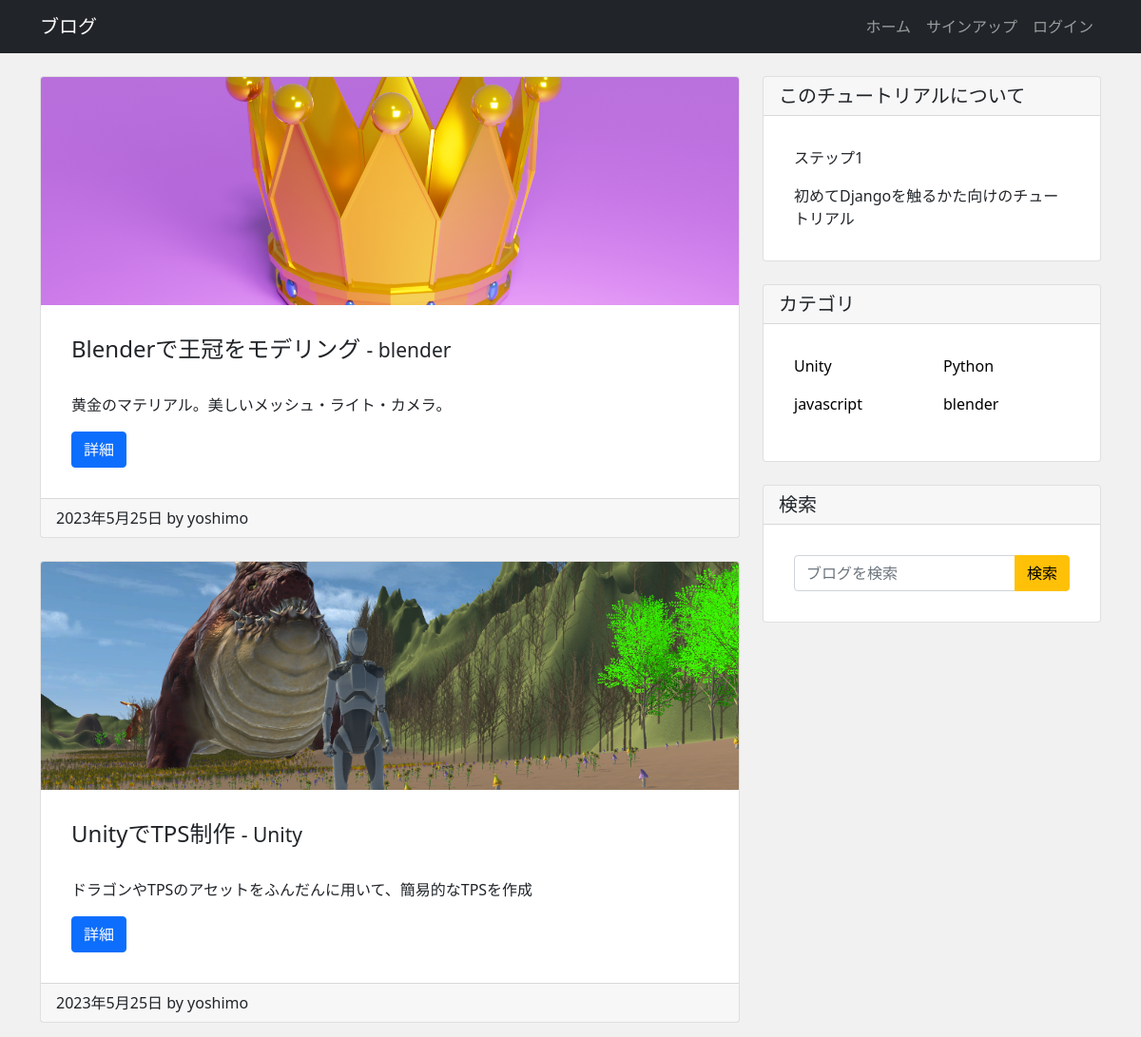
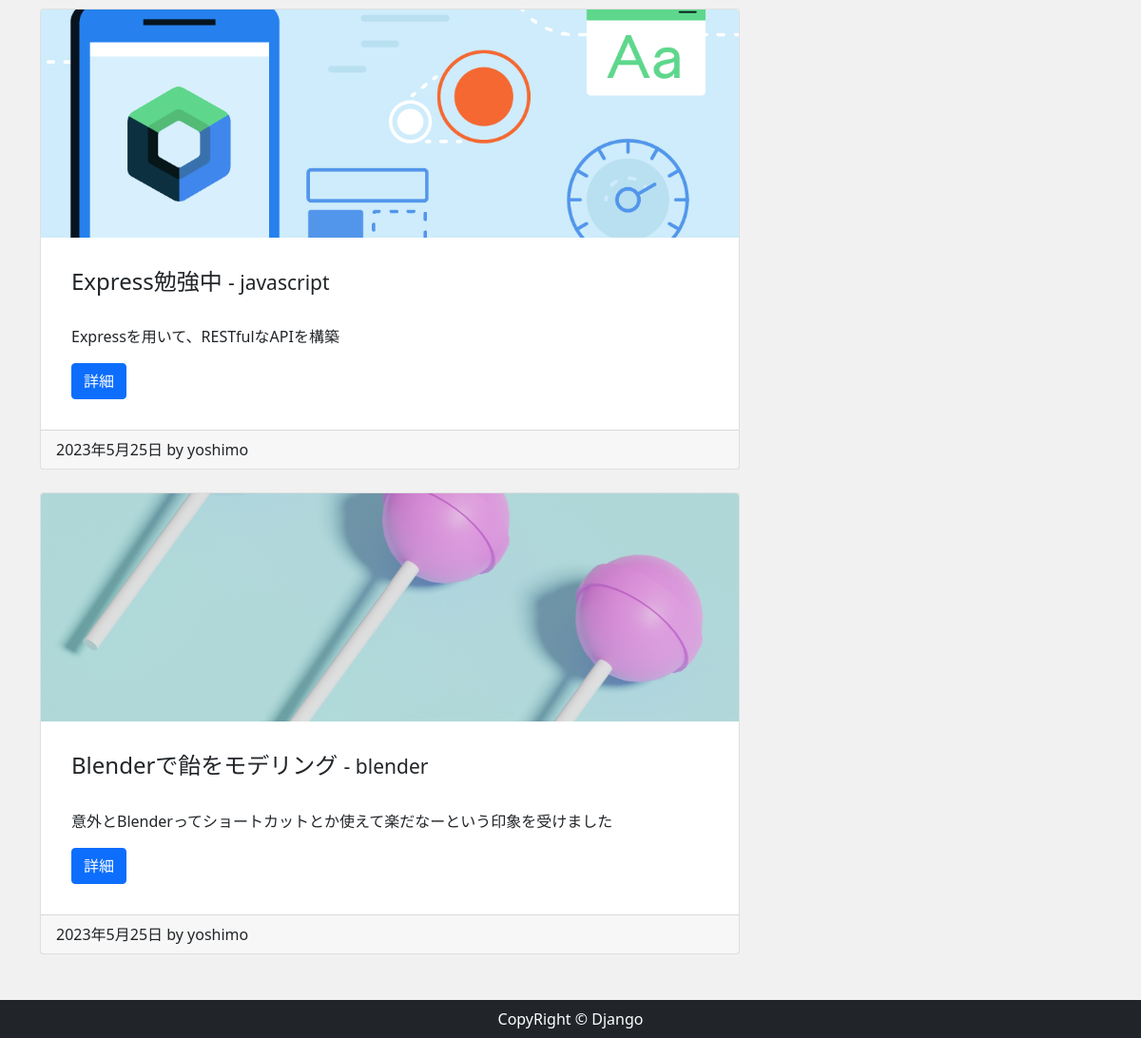
The page / on the database its author committed (2 pictures, top to bottom).
### app/models.py (models this page shows, shortened)
class Post(models.Model):
    author=models.ForeignKey(
        settings.AUTH_USER_MODEL,
        on_delete=models.CASCADE,
        )
    category=models.ForeignKey(Category,verbose_name="カテゴリ",on_delete=models.PROTECT)
    title=models.CharField("タイトル",max_length=200)
    image=models.ImageField(upload_to="images",verbose_name="イメージ画像",null=True,blank=True)
    content=models.TextField("本文")
    created=models.DateTimeField("作成日",auto_now_add=True)

class Category(models.Model):
    name=models.CharField("カテゴリ",max_length=100)
    def __str__(self):
        return self.name

### app/views.py (the view)
# urls.py: path("",views.IndexView.as_view(),name="index"),
class IndexView(ListView):
    def get(self,request,*args,**kwargs):
        post_data=Post.objects.order_by("-id")
        return render(request,"app/index.html",{
            "post_data":post_data
        })

### app/context_processor.py (called while the page is built)
def common(request):
    category_data=Category.objects.all()
    context={
        "category_data":category_data
    }
    return context

### app/templates/app/index.html (shortened to what this page needs)
{% extends 'app/base.html' %}
{% block content %}
<div class="row my-4">
    <div class="col-md-8">
        {% for post in post_data %}
        <div class="card mb-4">
            {% if post.image %}
                <img src={{ post.image.url }} alt="" class="card-img-top index-img">
            {% endif %}
            <div class="card-body">
                <h2 class="card-title">{{ post.title }} <span class="small"> - {{post.category}} </span></h2>
                <p class="card-text">{{ post.content |truncatechars:100 }}</p>
                <div class="btn btn-primary">詳細</div>
            </div>
            <div class="card-footer tetx-muted">
                {{post.created|date}} by {{post.author}}
            </div>
        </div>
        {% endfor %}
    </div>
    <div class="col-md-4">
        <div class="card">
            <h5 class="card-header">このチュートリアルについて</h5>
            <div class="card-body">
                <p>ステップ1</p>
                <p class="mb-0">
                    初めてDjangoを触るかた向けのチュートリアル
                </p>
            </div>
        </div>
        <div class="card my-4">
            <h5 class="card-header">カテゴリ</h5>
            <div class="card-body">
                <div class="row">
                    {% for category in category_data %}
                        <div class="col-md-6">
                            <ul class="list-unstyled">
                                <li>
                                    <a href={% url "category" category %} class="">{{category.name}}</a>
                                </li>
                            </ul>
                        </div>
                    {% endfor %}
                </div>
            </div>
        </div>
        <div class="card my-4">
            <h5 class="card-header">検索</h5>
            <div class="card-body">
                <form class="input-group" method="get" action="{% url "search" %}">
                    <input type="text" class="form-control" name="keyword" placeholder="ブログを検索">
                    <button class="btn btn-warning ml-2" type="submit">検索</button>
                </form>
            </div>
        </div>
    </div>
</div>
{% endblock content %}

### app/templates/app/base.html (shortened to what this page needs)
{% load static %}
<!DOCTYPE html>
<html lang="ja">
<head>
    <link href="https://cdn.jsdelivr.net/npm/bootstrap@5.0.2/dist/css/bootstrap.min.css" rel="stylesheet"
>
    <link rel="stylesheet" href={% static "css/style.css" %}>
    </head>
<body>
    <nav class="navbar navbar-expand-lg navbar-dark bg-dark">
        <div class="container">
            <a href="/" class="navbar-brand">ブログ</a>
            <ul class="navbar-nav ml-auto">
                <li class="nav-item">
                    <a href="/" class="nav-link">ホーム</a>
                </li>
                {% if user.is_authenticated %}
                <li class="nav-item">
                    <a href={% url "post_new" %} class="nav-link">投稿</a>
                </li>
                <li class="nav-item">
                    <a href={% url "account_logout" %} class="nav-link">ログアウト</a>
                </li>
                {% else %}
                <li class="nav-item">
                    <a href={% url "account_signup" %} class="nav-link">サインアップ</a>
                </li>
                <li class="nav-item">
                    <a href={% url "account_login" %} class="nav-link">ログイン</a>
                </li>
                {% endif %}
            </ul>
        </div>
    </nav>
    <main>
        <div class="container">
            {% block content %}
            {% endblock content %}
        </div>
    </main>
    <footer class="py-2 bg-dark">
        <p class="m-0 text-center text-white">CopyRight &copy; Django</p>
    </footer>
</body>
</html>

### app/static/css/style.css (style rules this page uses)
* { margin: 0; padding: 0; box-sizing: border-box; }
body { background: #f1f1f1; display: flexbox; flex-flow: column; min-height: 100vh; }
main { flex: 1; }
.card-title { margin-bottom: 2rem; font-size: 1.5rem; }
.card-body { padding: 2rem; }
.index-img { object-fit: cover; height: 240px; }
a { color: black; text-decoration: none; transition: 0.3s; }

### rows shown on the page
Post: image (picture), title "Blenderで王冠をモデリング", category "blender", content "黄金のマテリアル。美しいメッシュ・ライト・カメラ。", created "2023年5月25日", author "yoshimo"
Post: image (picture), title "UnityでTPS制作", category "Unity", content "ドラゴンやTPSのアセットをふんだんに用いて、簡易的なTPSを作成", created "2023年5月25日", author "yoshimo"
Post: image (picture), title "Express勉強中", category "javascript", content "Expressを用いて、RESTfulなAPIを構築", created "2023年5月25日", author "yoshimo"
Post: image (picture), title "Blenderで飴をモデリング", category "blender", content "意外とBlenderってショートカットとか使えて楽だなーという印象を受けました", created "2023年5月25日", author "yoshimo"
Category: name "Unity"
Category: name "Python"
Category: name "javascript"
Category: name "blender"
